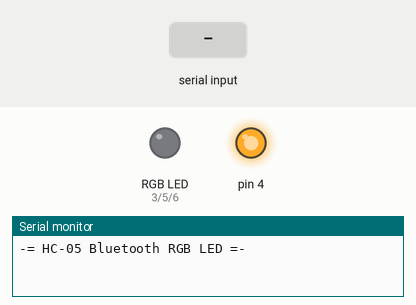
The sketch below on a simulated Arduino Uno, built with avr-gcc and run on an emulated ATmega328P. Shown: an RGB LED mixed from three pins (HIGH = lit), output pins drawn as LEDs (lit = HIGH), the last lines printed to the serial monitor. Inputs (shaded band) come from the test bench. Dim RGB values are drawn brighter than linear; no radio packets arrive unless stated.

Above: at 1.2 s.
1.3 s: "90,45,200,10\n" received over the second serial link
At 2.3 s:
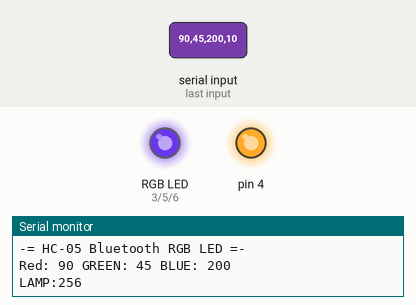
2.8 s: "90,45,200\n" received over the second serial link
At 3.5 s:
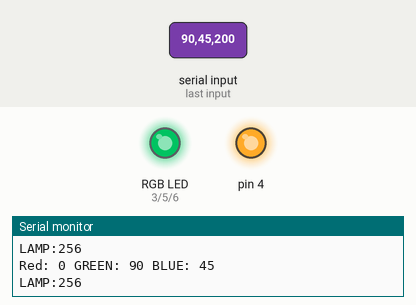
4.3 s: "30,150,10\n" received over the second serial link
At 4.6 s:
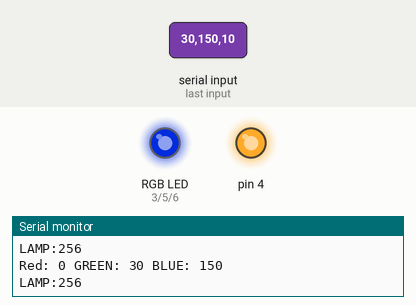
5.8 s: "1,90,45\n" received over the second serial link
At 7.0 s:
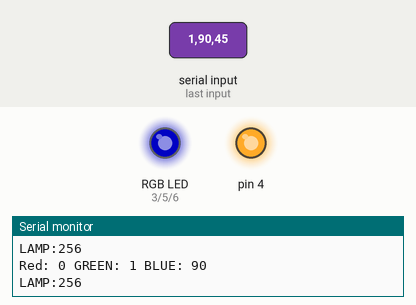
7.3 s: "30,150,10,200\n" received over the second serial link
At 8.1 s:
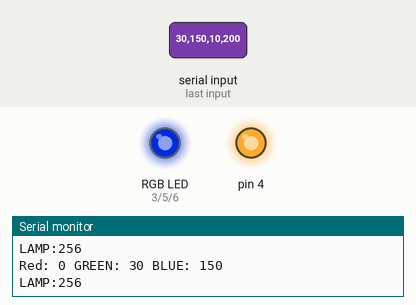
8.8 s: "90,45\n" received over the second serial link
At 9.2 s:
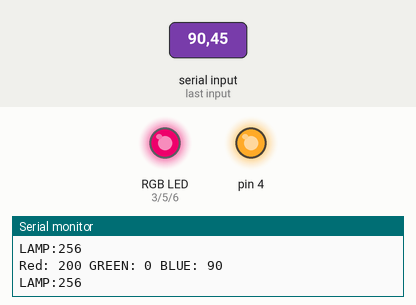
Timing chart, 0 to 11.3 s (numbered marks = the images above; inputs shaded):
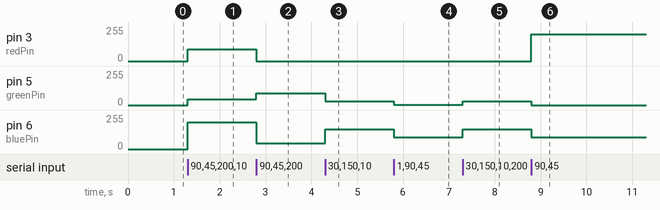

The sketch:

RGBMainTransmitter.ino
```cpp
#include <SoftwareSerial.h>
#include <SPI.h>
#include <nRF24L01.h>
#include <RF24.h>

RF24 radio(7, 8);

const byte address[6] = "00001";
SoftwareSerial BLU(9, 10);

#define redPin 3
#define greenPin 5
#define bluePin 6


int redInt, greenInt, blueInt, r, g, b, hd, lampInt;
char ar_red[3], ar_green[3], ar_blue[3], mssg[13];
String s_red, s_green, s_blue;

void setup() {
  Serial.begin(9600);
  radio.begin();
  radio.openWritingPipe(address);
  radio.setPALevel(RF24_PA_MAX);
  radio.setDataRate(RF24_250KBPS);
  radio.stopListening();
  Serial.println("-= HC-05 Bluetooth RGB LED =-");


  BLU.begin(9600);
  BLU.println("-= HC-05 Bluetooth RGB LED =-");


  pinMode(4, OUTPUT);

  digitalWrite(4, HIGH);


  pinMode(redPin, OUTPUT);
  pinMode(greenPin, OUTPUT);
  pinMode(bluePin, OUTPUT);
}

void loop() {
  String head = "";
  String foot = "";

  while (BLU.available() > 0)
  {
    redInt = BLU.parseInt();
    greenInt = BLU.parseInt();
    blueInt = BLU.parseInt();
    lampInt = BLU.parseInt();

    redInt = constrain(redInt, 0, 255);
    greenInt = constrain(greenInt, 0, 255);
    blueInt = constrain(blueInt, 0, 255);
    lampInt = constrain(lampInt, 256, 270);


    if (BLU.available() > 0)
    {
      Serial.print("Red: "); Serial.print(redInt); Serial.print(" GREEN: "); Serial.print(greenInt); Serial.print(" BLUE: "); Serial.print(blueInt); Serial.println();
      Serial.print("LAMP:"); Serial.println(lampInt);
      if (lampInt == 256) {
        head = "XX";
        foot = "XX";
        setColor(redInt, greenInt, blueInt);
      }
      if (lampInt == 257) {
        head = "KE";
        foot = "NY";
      }
      if (lampInt == 258) {
        head = "WA";
        foot = "ER";
      }
      if (lampInt == 259) {
        head = "DI";
        foot = "LA";
      }

      if (lampInt == 260) {
        head = "PO";
        foot = "NG";
      }

      //Serial.println(mssg);
      BLU.flush();
      r = redInt; g = greenInt; b = blueInt;
      s_red = r; s_green = g; s_blue = b;
      s_red.toCharArray(ar_red, 3);
      s_green.toCharArray(ar_green, 3);
      s_blue.toCharArray(ar_blue, 3);
      if (redInt < 100 && redInt > 9) {
        s_red = "0" + s_red;
      } if (redInt < 10) {
        s_red = "00" + s_red;
      }
      if (greenInt < 100 && greenInt > 9) {
        s_green = "0" + s_green;
      } if (greenInt < 10) {
        s_green = "00" + s_green;
      }
      if (blueInt < 100 && blueInt > 10) {
        s_blue = "0" + s_blue;
      } if (blueInt < 10) {
        s_blue = "00" + s_blue;
      }
      String combined = head + s_red + s_blue + s_green + foot;

      combined.toCharArray(mssg, 17);
      radio.write(&mssg, sizeof(mssg));
    }
  }


}

void setColor(int red, int green, int blue)
{
  analogWrite(redPin, red);
  analogWrite(greenPin, green);
  analogWrite(bluePin, blue);
}
```

Measured:
- after the input at 1.3 s, pin 3 (redPin): 0/255 → 90/255 at once; pin 5 (greenPin): 0/255 → 45/255 at once; pin 6 (bluePin): 0/255 → 200/255 at once
- after the input at 2.8 s, pin 3 (redPin): 90/255 → 0/255 at once; pin 5 (greenPin): 45/255 → 90/255 at once; pin 6 (bluePin): 200/255 → 45/255 at once
- after the input at 4.3 s, pin 5 (greenPin): 90/255 → 30/255 at once; pin 6 (bluePin): 45/255 → 150/255 at once
- after the input at 5.8 s, pin 5 (greenPin): 30/255 → 1/255 at once; pin 6 (bluePin): 150/255 → 90/255 at once
- after the input at 7.3 s, pin 5 (greenPin): 1/255 → 30/255 at once; pin 6 (bluePin): 90/255 → 150/255 at once
- after the input at 8.8 s, pin 3 (redPin): 0/255 → 200/255 at once; pin 5 (greenPin): 30/255 → 0/255 at once; pin 6 (bluePin): 150/255 → 90/255 at once
